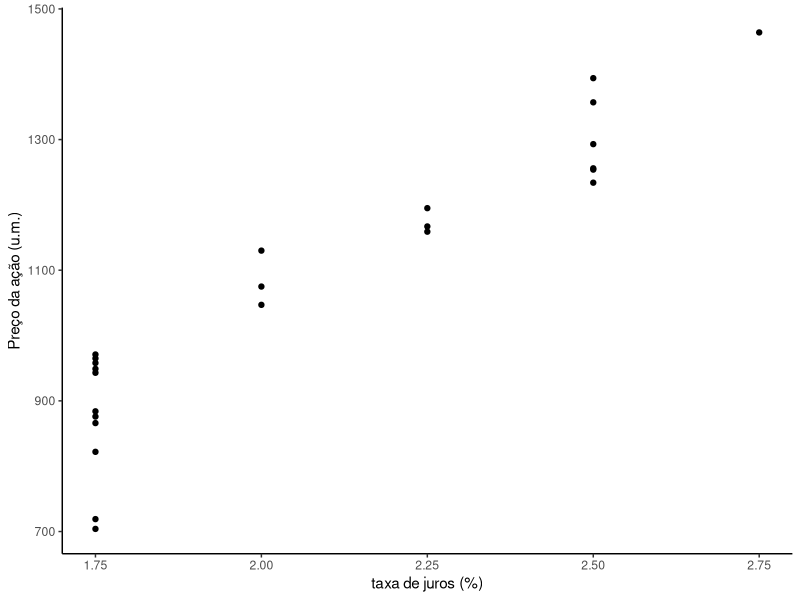
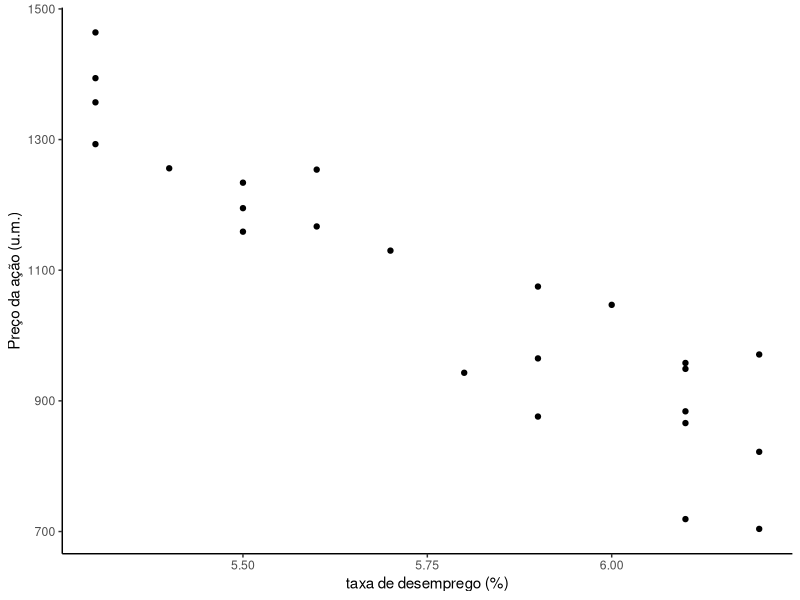
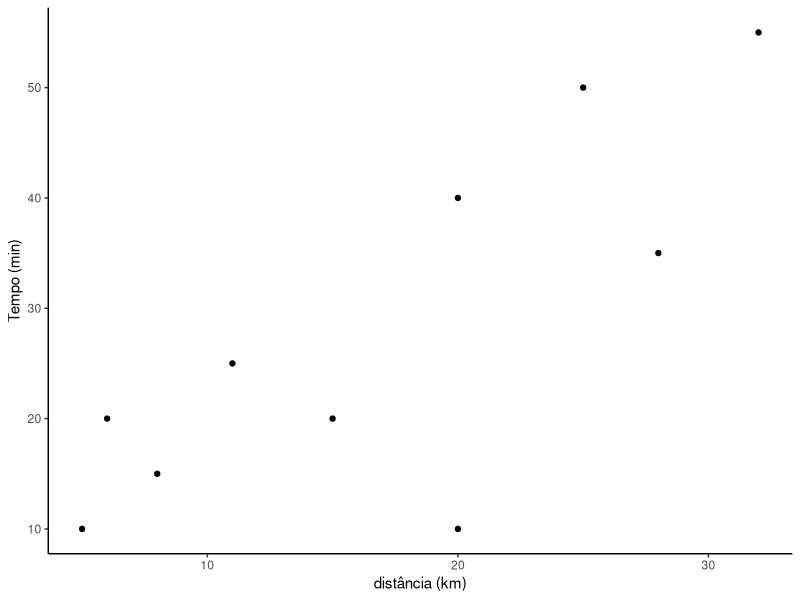
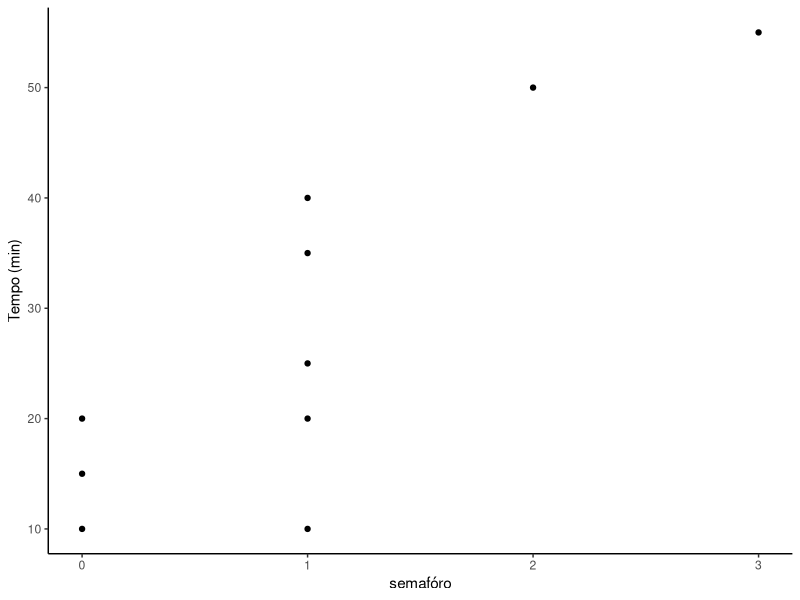

Source code (R) for these figures, in order:
## ---- chunk 1
library(ggplot2)

Ano <- c (2017,2017,2017,2017,2017,2017,2017,2017,2017,2017,2017,2017,
          2016,2016,2016,2016,2016,2016,2016,2016,2016,2016,2016,2016)

Mes                <- c (12,11,10,9,8,7,6,5,4,3,2,1,12,11,10,9,8,7,6,5,4,3,2,1)

taxa_de_juros      <- c (2.75,2.50,2.50,2.50,2.50,2.50,2.50,2.25,2.25,2.25,2.00,2.00,
                        2.00,1.75,1.75,1.75,1.75,1.75,1.75,1.75,1.75,1.75,1.75, 1.75)

taxa_de_desemprego <- c (5.30,5.30,5.30,5.30,5.40,5.60,5.50,5.50,5.50,5.60,5.70,5.90,
                         6.00,5.90,5.80,6.10,6.20,6.10,6.10,6.10,5.90,6.20,6.20,6.10)

stock_index_price  <- c (1464,1394,1357,1293,1256,1254,1234,1195,1159,1167,1130,1075,
                        1047,0965,0943,0958,0971,0949,0884,0866,0876,0822,0704,0719) 

dados <- data.frame (stock_index_price, taxa_de_juros, taxa_de_desemprego)

## ---- chunk 2
ggplot(dados, aes(x=taxa_de_juros, y=stock_index_price)) + 
  geom_point()+
  labs(x="taxa de juros (%)",
       y="Preço da ação (u.m.)")+
  theme_classic()
## ---- chunk 3
ggplot(dados, aes(x=taxa_de_desemprego, y=stock_index_price)) + 
  geom_point()+
  labs(x="taxa de desemprego (%)",
       y="Preço da ação (u.m.)")+
  theme_classic()
## ---- chunk 4
cor1 <- cor(dados$stock_index_price,dados$taxa_de_juros)
cor2 <- cor(dados$stock_index_price,dados$taxa_de_desemprego)

## ---- chunk 5
fit1 <- lm(stock_index_price ~ taxa_de_juros + taxa_de_desemprego, dados)

summary(fit1)
## ---- chunk 6

temp <- c(15, 20, 20, 40, 50, 25, 10, 55, 35, 10)
dist <- c(08, 06, 15, 20, 25, 11, 05, 32, 28, 20)
semf <- c( 0,  1,  0,  1,  2,  1,  0,  3,  1,  1)

dados <- data.frame (temp, dist, semf)
## ---- chunk 7
ggplot(dados, aes(x=dist, y=temp)) + 
  geom_point()+
  labs(x="distância (km)",
       y="Tempo (min)")+
  theme_classic()
## ---- chunk 8
ggplot(dados, aes(x=semf, y=temp)) + 
  geom_point()+
  labs(x="semafóro",
       y="Tempo (min)")+
  theme_classic()
## ---- chunk 9
cor1 <- cor(dados$temp,dados$dist)
cor2 <- cor(dados$temp,dados$semf)

## ---- chunk 10
fit1 <- lm(temp ~ dist + semf, dados)

summary(fit1)
## ---- chunk 11
temp <- c(15, 20, 20, 40, 50, 25, 10, 55, 35, 10)
dist <- c(08, 06, 15, 20, 25, 11, 05, 32, 28, 20)
semf <- c( 0,  1,  0,  1,  2,  1,  0,  3,  1,  1)

Y <- matrix (temp,nrow=10,ncol=1)
Y

X <- matrix (c(c(1,1,1,1,1,1,1,1,1,1), dist,semf), nrow =10, ncol=3)
X 
## ---- chunk 12
beta <- solve((t(X)%*%X))%*%t(X)%*%Y
beta
## ---- chunk 13
# número de observações

n = 10

# número de variáveis independentes

p = 2

# cálculo da sigma^2

sigma_square = as.vector((t(Y)%*%Y - t(beta)%*%t(X)%*%Y)/(n-p-1))
sigma_square

# matriz de variância e covariãncia de beta

cov_beta <- solve(t(X)%*%X)*sigma_square
cov_beta


# cálculo do erro padrão de beta
var_beta <- diag(cov_beta)
std_erro_beta <- sqrt(var_beta)
std_erro_beta
